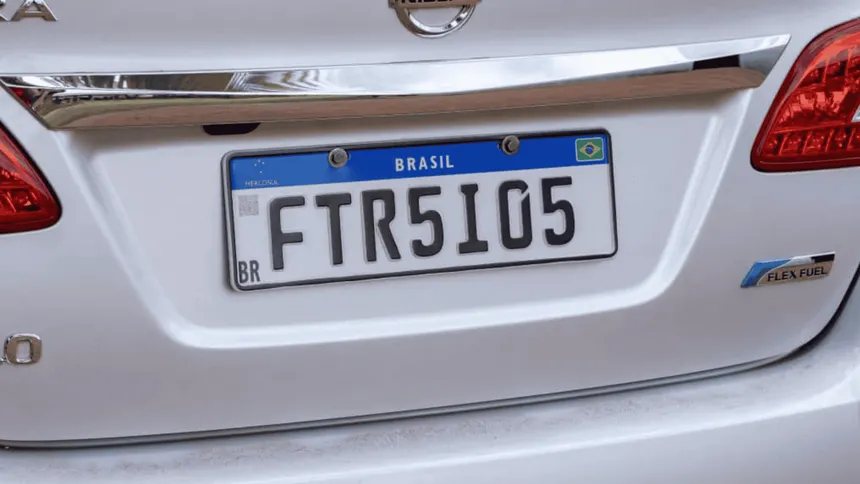
#> input picture License_plate_test.webp, 860 x 484 px
$ python -i plate_ocr_service.py   (imports and definitions only)
#> lines starting #> are read from the running program, lines starting #| are printed output that depends on the picture; after the words box and inside, x2 and y2 are one past the last pixel; in counts of white or black regions, pixels touching at a corner belong together
import re
import cv2
import easyocr
import tempfile
import os


# [1 line that did not run here, left out]


class PlateOCRService:

    @staticmethod
    def extract_plate(image_path: str):
        processed_paths = PlateOCRService._preprocess_image(image_path)

        raw_results = []

        for path in processed_paths:
            results = reader.readtext(
                path,
                detail=1,
                paragraph=False,
                allowlist="ABCDEFGHIJKLMNOPQRSTUVWXYZ0123456789"
            )

            possible_texts = []

            for result in results:
                text = PlateOCRService._extract_text_from_result(result)
                raw_results.append(str(result))

                if not text:
                    continue

                cleaned_text = PlateOCRService._normalize_text(text)

                if cleaned_text:
                    possible_texts.append(cleaned_text)

            joined_text = "".join(possible_texts)

            texts_to_test = possible_texts + [joined_text]

            for text in texts_to_test:
                plate = PlateOCRService._find_brazilian_plate(text)

                if plate:
                    return plate, raw_results

        return None, raw_results

    @staticmethod
    def _preprocess_image(image_path: str):
#> called with image_path = '../../../../License_plate_test.webp'
        image = cv2.imread(image_path)
#> image is the input picture: shape (484, 860, 3); mean B, G, R 167.8, 154.4, 155.9

        if image is None:
            return [image_path]

        paths = [image_path]

        gray = cv2.cvtColor(image, cv2.COLOR_BGR2GRAY)
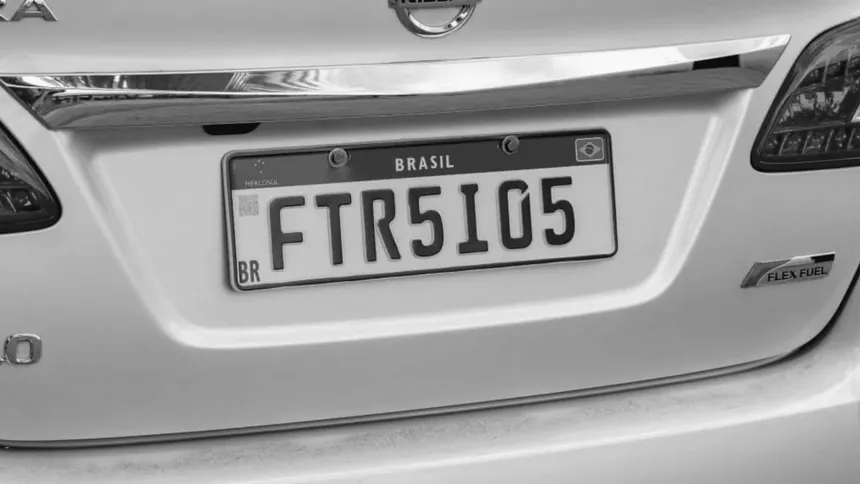
#> gray: shape (484, 860); min 0, max 254, mean 156.4

        enlarged = cv2.resize(
            gray,
            None,
            fx=2,
            fy=2,
            interpolation=cv2.INTER_CUBIC
        )

        denoised = cv2.bilateralFilter(enlarged, 11, 17, 17)

        _, threshold = cv2.threshold(
            denoised,
            0,
            255,
            cv2.THRESH_BINARY + cv2.THRESH_OTSU
        )
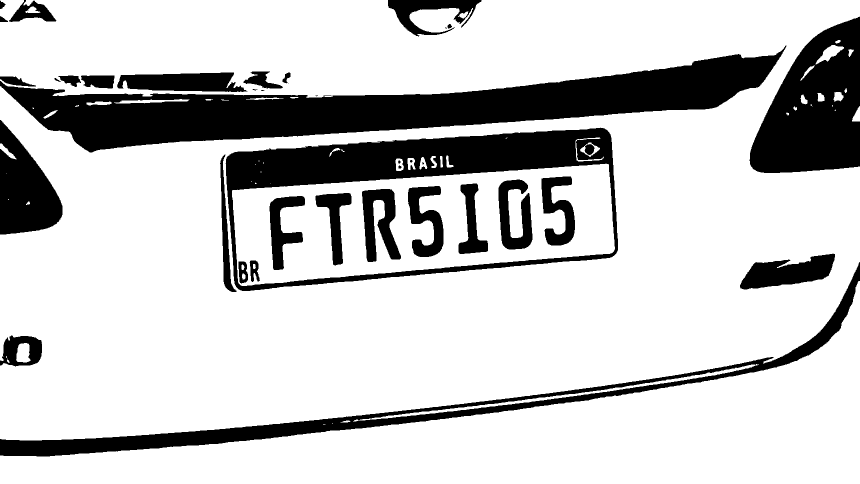
#> threshold: shape (968, 1720) (shown at 1/2 size); 78.3% white; 39 black regions (7 under 20 px), largest, box (x1, y1, x2, y2) and area: (0, 91, 1573, 305) 120728, (451, 255, 1236, 582) 65820, (1499, 33, 1720, 346) 45932

        adaptive = cv2.adaptiveThreshold(
            denoised,
            255,
            cv2.ADAPTIVE_THRESH_GAUSSIAN_C,
            cv2.THRESH_BINARY,
            31,
            2
        )
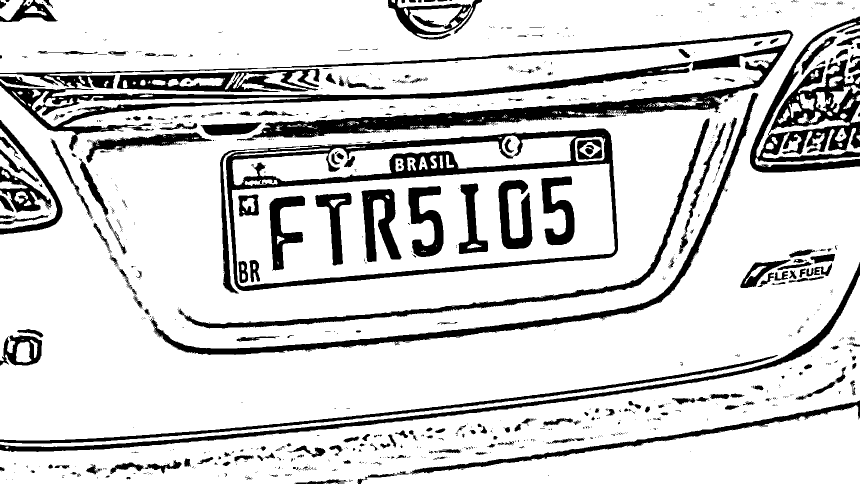
#> adaptive: shape (968, 1720) (shown at 1/2 size); 82.2% white; 1019 black regions (767 under 20 px), largest, box (x1, y1, x2, y2) and area: (0, 59, 1587, 302) 63947, (440, 257, 1236, 587) 36991, (1500, 33, 1720, 345) 24806

        for processed in [gray, enlarged, denoised, threshold, adaptive]:
            temp_file = tempfile.NamedTemporaryFile(
                suffix=".jpg",
                delete=False
            )
            cv2.imwrite(temp_file.name, processed)
            paths.append(temp_file.name)
#> this loop made 5 passes
#> after the loop, paths = 6 items

        return paths

    @staticmethod
    def _extract_text_from_result(result):
        if isinstance(result, str):
            return result

        if isinstance(result, tuple) or isinstance(result, list):
            for item in result:
                if isinstance(item, str):
                    return item

        return None

    @staticmethod
    def _normalize_text(text: str) -> str:
        return re.sub(r"[^A-Z0-9]", "", text.upper())

    @staticmethod
    def _find_brazilian_plate(text: str) -> str | None:
        mercosul_pattern = r"[A-Z]{3}[0-9][A-Z][0-9]{2}"
        old_pattern = r"[A-Z]{3}[0-9]{4}"

        match = re.search(mercosul_pattern, text)

        if match:
            return match.group()

        match = re.search(old_pattern, text)

        if match:
            return match.group()

        return None

>>> result = PlateOCRService().extract_plate('../../../../License_plate_test.webp')
#> the loop in extract_plate, `for path in processed_paths:` made 1 pass
#> path on pass 1: '../../../../License_plate_test.webp'
#> after the loop in extract_plate, `for path in processed_paths:`: raw_results = []
#> (the run stopped early here; a loop or call above may not have finished)
